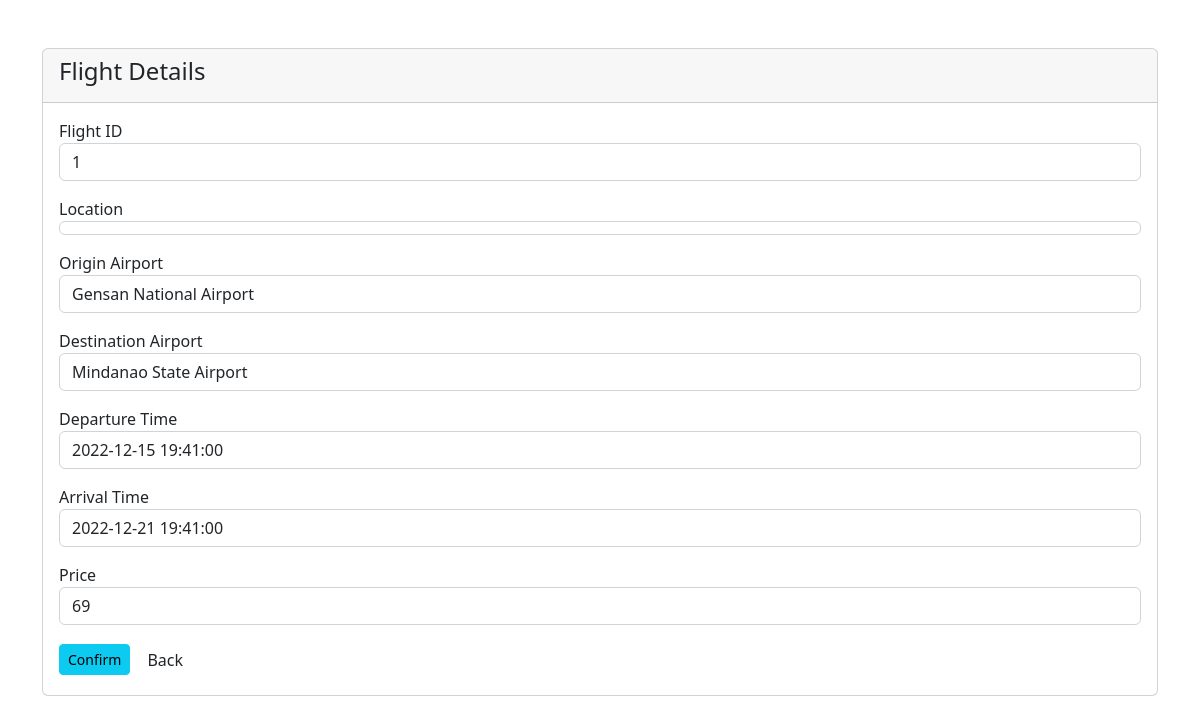
Page /Airlines/book2-view.php on the earlier database version.
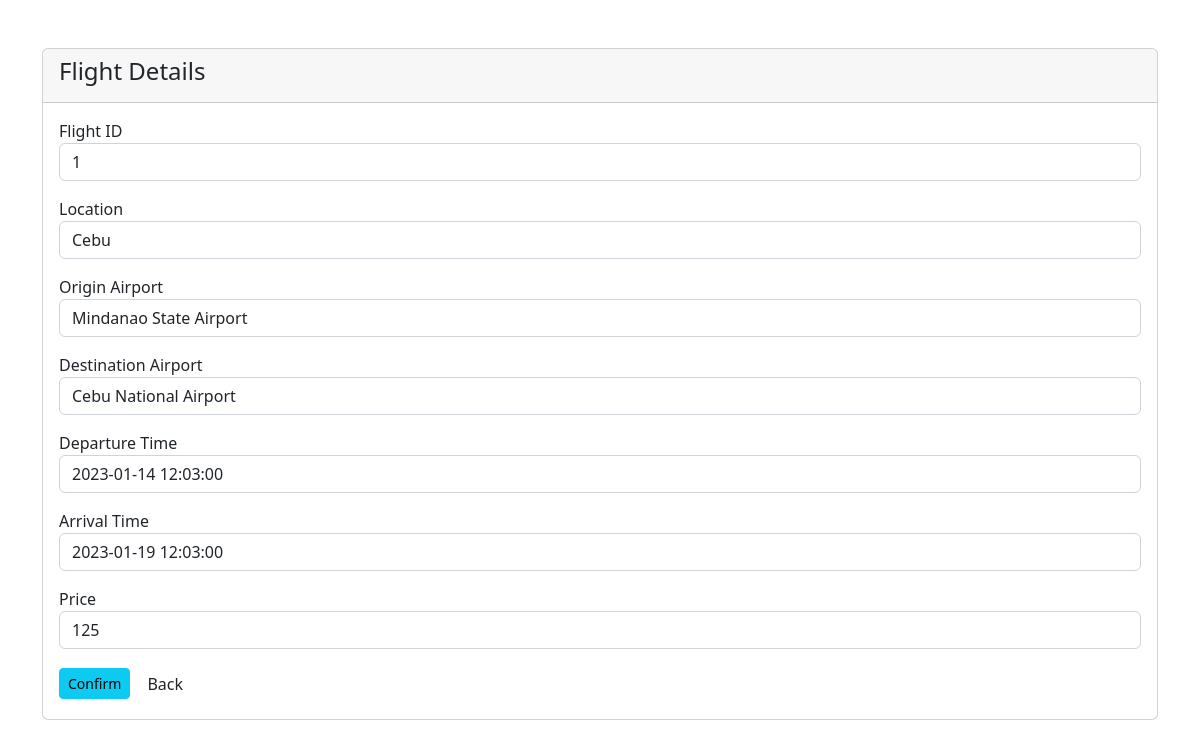
Same page on the later database version.
### tables this page shows
CREATE TABLE `reservation` (
  `reservation_id` int(10) NOT NULL,
  `passenger_id` int(10) NOT NULL,
  `flight_id` int(10) NOT NULL
);

CREATE TABLE `direction` (
  `direction_id` int(10) NOT NULL,
  `origin_airport_code` char(3) NOT NULL,
  `destination_airport_code` char(3) NOT NULL,
  `location` varchar(255) NOT NULL
);

CREATE TABLE `airport` (
  `airport_code` char(3) NOT NULL,
  `airport_name` varchar(255) NOT NULL
);

CREATE TABLE `schedule` (
  `schedule_id` int(10) NOT NULL,
  `direction_id` int(7) NOT NULL,
  `departure_time` datetime NOT NULL,
  `arrival_time` datetime NOT NULL,
  `airline_id` char(3) NOT NULL,
  `price` int(11) NOT NULL
);

### Airlines/book2-view.php (the view, shortened to what this page needs)
<?php
require 'admin/dbcon.php';
?>
<!doctype html>
<html lang="en">
<head>
    <link href="https://cdn.jsdelivr.net/npm/bootstrap@5.2.0-beta1/dist/css/bootstrap.min.css" rel="stylesheet">
</head>
<body>
    <div class="container mt-5">
        <div class="row">
            <div class="col-md-12">
                <div class="card">
                    <div class="card-header">
                        <h4>Flight Details
                        </h4>
                    </div>
                    <div class="card-body">
                        <?php
                        $query = "Select reservation.reservation_id, reservation.passenger_id, reservation.flight_id, direction.location, airline.airline_name, direction.origin_airport_code, direction.destination_airport_code, direction.location, schedule.departure_time, schedule.arrival_time, schedule.airline_id, schedule.price from reservation left join flight on reservation.flight_id = flight.flight_id left join schedule on flight.schedule_id = schedule.schedule_id left join direction on schedule.direction_id = direction.direction_id left join airline on schedule.airline_id = airline.airline_id order by reservation_id desc limit 1";
                        $query_run = mysqli_query($con, $query);
                        if (mysqli_num_rows($query_run) > 0) {
                            while ($row = mysqli_fetch_assoc($query_run)) {
                                $flight_id = $row['flight_id'];
                                $passenger_id = $row['passenger_id'];
                                $reservation_id = $row['reservation_id'];
                                $location = $row['location'];
                                $departure_time = $row['departure_time'];
                                $arrival_time = $row['arrival_time'];
                                $price = $row['price'];
                                ?>
                                <div class="mb-3">
                                    <label> Flight ID </label>
                                    <p class="form-control">
                                        <?php echo $flight_id; ?>
                                    </p>
                                    <label> Location </label>
                                    <p class="form-control">
                                        <?php echo $location; ?>
                                    </p>
                                        <?php
                                            $query2 = "select direction.origin_airport_code, airport.airport_name from flight left join schedule on flight.schedule_id = schedule.schedule_id left join direction on schedule.direction_id = direction.direction_id left join airport on direction.origin_airport_code = airport.airport_code where flight_id='$flight_id'";
                                            $query_run2 = mysqli_query($con, $query2);
                                            if(mysqli_num_rows($query_run2) > 0){
                                                while ($row2 = mysqli_fetch_assoc($query_run2)){
                                                    $airport_name = $row2['airport_name'];
                                                    ?>
                                                    <label> Origin Airport </label>
                                                    <p class="form-control"><?php echo $airport_name; ?></p>
                                                    <?php
                                                }
                                            }
                                        ?>
                                        <?php
                                            $query3 = "select direction.destination_airport_code, airport.airport_name from flight left join schedule on flight.schedule_id = schedule.schedule_id left join direction on schedule.direction_id = direction.direction_id left join airport on direction.destination_airport_code = airport.airport_code where flight_id='$flight_id'";
                                            $query_run3 = mysqli_query($con, $query3);
                                            if(mysqli_num_rows($query_run3) > 0){
                                                while ($row3 = mysqli_fetch_assoc($query_run3)){
                                                    $airport_name = $row3['airport_name'];
                                                    ?>
                                                    <label> Destination Airport </label>
                                                    <p class="form-control"><?php echo $airport_name; ?></p>
                                                    <?php
                                                }
                                            }
                                        ?>
                                    <label> Departure Time </label>
                                    <p class="form-control">
                                        <?php echo $departure_time; ?>
                                    </p>
                                    <label> Arrival Time </label>
                                    <p class="form-control">
                                        <?php echo $arrival_time; ?>
                                    </p>
                                    <label> Price </label>
                                    <p class="form-control">
                                        <?php echo $price; ?>
                                    </p>
                                </div>
                                <td>
                                    <a href="book3.php?reservation_id=<?php echo $reservation_id; ?>" class="btn btn-info btn-sm">Confirm</a>
                                    <a href="delete.php?reservation_id=<?php echo $reservation_id; ?>&passenger_id=<?php echo $passenger_id; ?>" class="btn">Back</a>
                                </td>
                                <?php
                            }
                        } else {
                            echo "<h4>No ID Found</h4>";
                        }
                        ?>
                    </div>
                </div>
            </div>
        </div>
    </div>
</body>
</html>

Differences in the rows shown:
removed reservation: flight "1", airport_name "Mindanao State Airport", schedule.departure_time "2022-12-15 19:41:00", schedule.arrival_time "2022-12-21 19:41:00", schedule.price "69"
removed direction: airport.airport_name "Gensan National Airport", shown under "1"
added reservation: flight "1", direction.location "Cebu", airport_name "Cebu National Airport", schedule.departure_time "2023-01-14 12:03:00", schedule.arrival_time "2023-01-19 12:03:00", schedule.price "125"
added direction: airport.airport_name "Mindanao State Airport", shown under "1"
